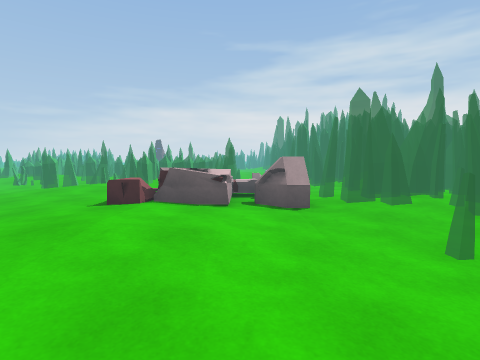
view 1 (above)

18 first-person views from a walk through a Unity game level. The camera is 1.4 m above the floor, tilts 4° down and sees 80° across. The floor is counted in squares, 2 m on a side. Each view is taken from the middle of a square. On the plan, view 1 faces up. The plan holds only what a view shows up to about 10 squares ahead; the rest is blank. The place goes on beyond the plan. The player character is not drawn. Surface patterns are stand-ins for the level's own textures.

view 2
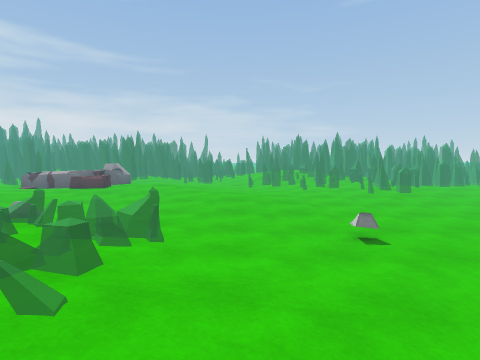

view 3
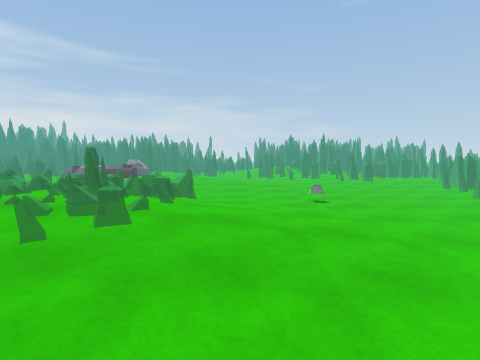

view 4
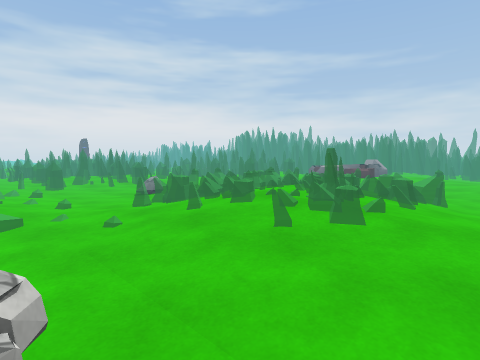

view 5
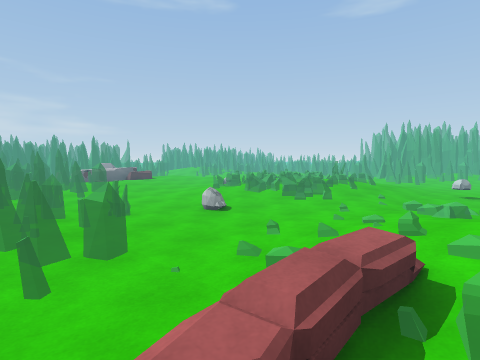

view 6
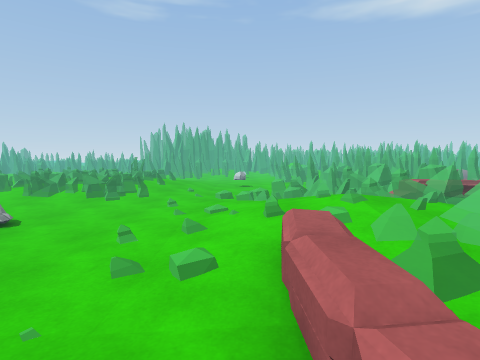

view 7
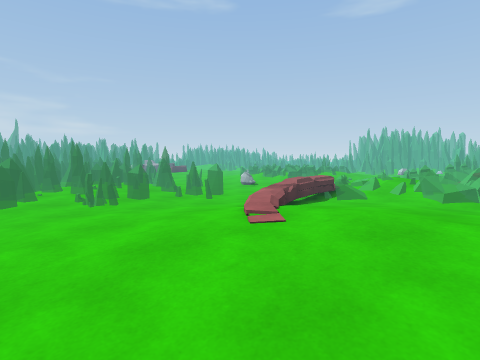

view 8
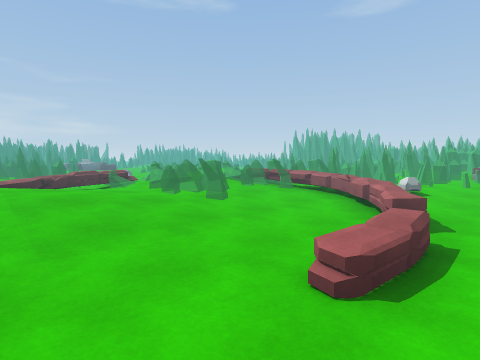

view 9
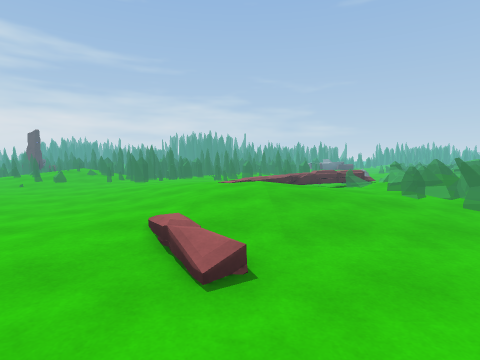

view 10
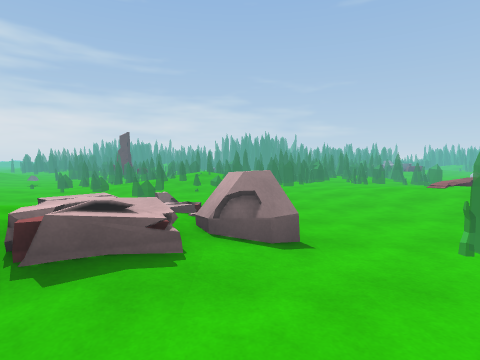

view 11
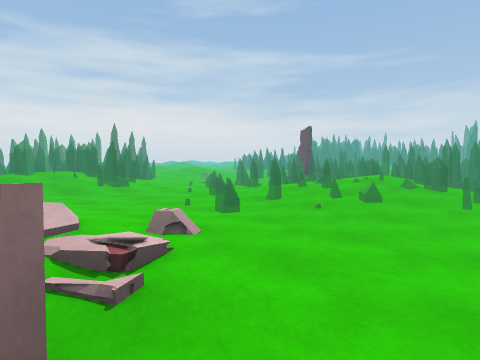

view 12
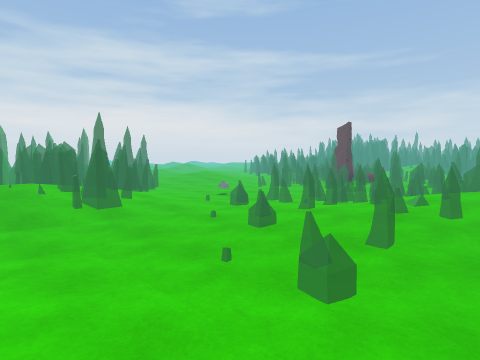

view 13
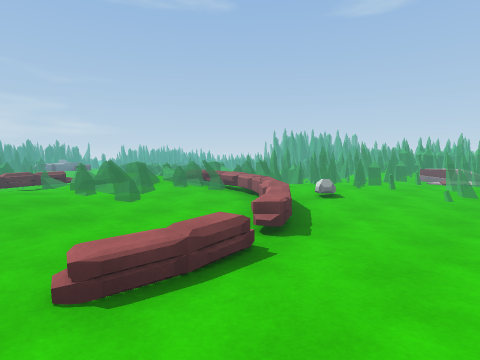

view 14
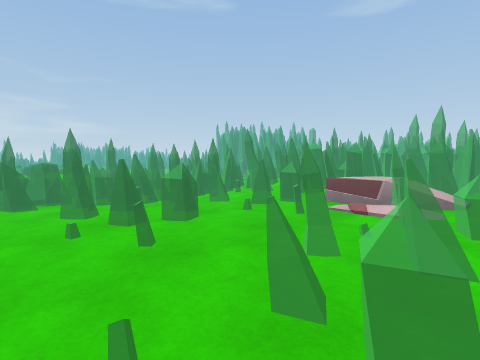

view 15
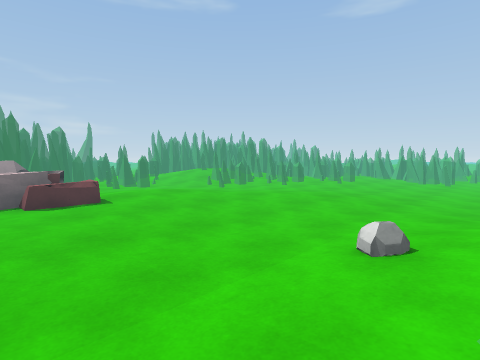

view 16
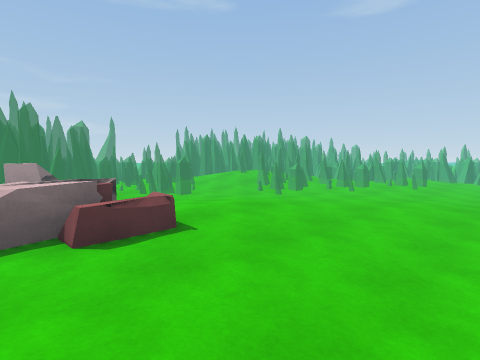

view 17
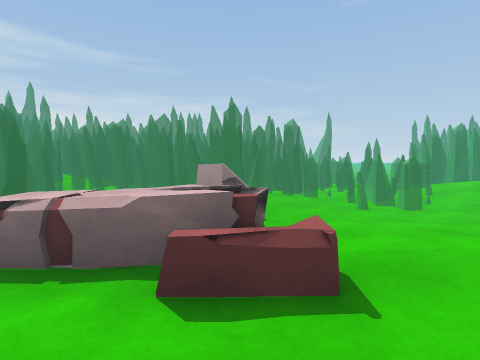

view 18
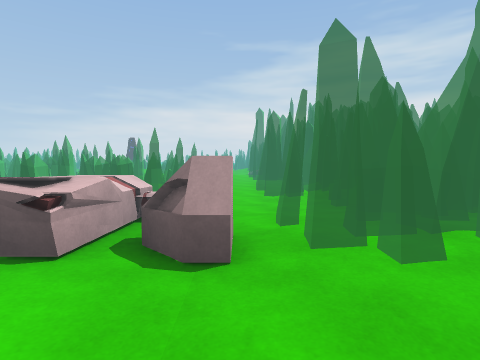

### Floor plan
Key: @ floor where view 1 was taken; # wall or solid block; x gap in a wall; . main floor; : floor 0.25 m higher than the main floor; + floor 0.5 m higher than the main floor; * floor 0.75 m higher than the main floor; % floor 1 m higher than the main floor; / step, stairs or slope; = window, fence, low wall or low ledge; R rock; O other object.
Columns run from 19 left of view 1 to 5 right of it. Each row starts with its distance up from view 1.
 23           ::
 22          ...
 21          ...
 20      */ :.O.
 19      ::..=#. ##
 18      ..../=
 17      :..::
 16    **:.=#++   =//
 15   :%//:.=+*=   /.
 14  :::R:..::=#
 13    :....:
 12    :..::::
 11   .:::++:=          ..
 10  ../:+++::          ..
  9 ....:++/:=   ::     .
  8 ..=.::::/.   =#     .  ##
  7 ..=.. =+:... .=     .. ##
  6 ..=/::x///.O...:= RR..
  5 ..O==#==:...:..:::RR/
  4 .:::: #=/:  / ..::RRR
  3  =    ==.:/// :.::::.
  2        ..:///+..::::.
  1        .O:/=/ ..:::..
  0        ...:::...::.@.::
 -1        ......O.....  /*
 -2      ==...........
 -3      #=...  .....=
 -4              ....
 -5               x .:=

Positions as (right, up) in squares from view 1, and headings:
1: (0, 0), facing up
2: (-9, 0), facing right
3: (-11, 0), facing right
4: (-11, 0), facing up-right
5: (-12, 9), facing down-right
6: (-11, 9), facing down
7: (-14, 12), facing down-right
8: (-18, 10), facing down-right
9: (-18, 10), facing right
10: (-18, 14), facing right
11: (-15, 13), facing up-right
12: (-14, 15), facing up-right
13: (-19, 9), facing down-right
14: (-19, 4), facing down-right
15: (-6, 5), facing down-right
16: (-4, 5), facing down-right
17: (-3, 4), facing right
18: (1, 2), facing up
